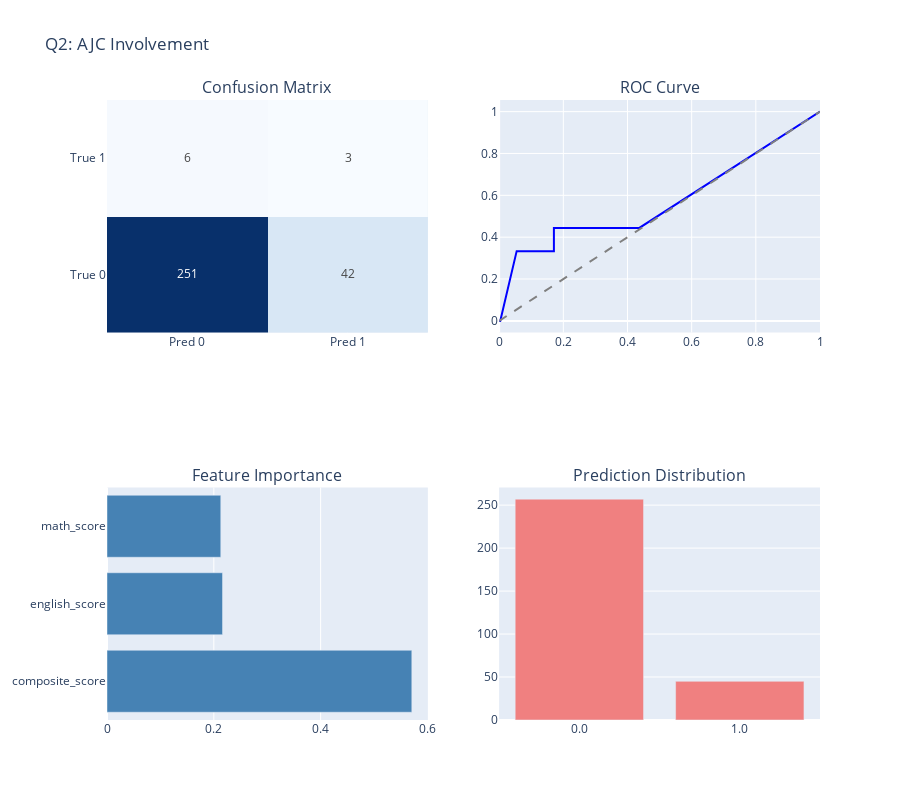

Notebook code for this chart:
### Markdown cell above
### Question 2: AJC Involvement

### Code cell
# Q2: AJC Involvement
print(f'\n============================================================')
print(f'Q2: AJC Involvement')
print(f'============================================================')

q2_data = student_summary[student_summary['math_score'].notna()].copy()
print(f'Data: {len(q2_data)} students')

if len(q2_data) > 20:
    X = q2_data[['math_score', 'english_score', 'composite_score']]
    y = q2_data['has_ajc_case']
    
    print(f'Target distribution: {y.value_counts().to_dict()}')
    
    # Check if we have multiple classes
    if len(y.unique()) < 2:
        print('⚠️ Only one class in target - cannot train classifier')
        q2_results = None
    else:
        # Train/test split
        X_train, X_test, y_train, y_test = train_test_split(
            X, y, test_size=0.2, random_state=42, stratify=y
        )
        
        # Scale
        scaler_q2 = StandardScaler()
        X_train_scaled = scaler_q2.fit_transform(X_train)
        X_test_scaled = scaler_q2.transform(X_test)
        
        # Train
        model_q2 = RandomForestClassifier(n_estimators=100, random_state=42, class_weight='balanced')
        model_q2.fit(X_train_scaled, y_train)
        
        # Predict
        y_pred = model_q2.predict(X_test_scaled)
        y_pred_proba = model_q2.predict_proba(X_test_scaled)
        
        # Handle single vs multi-class probability
        if y_pred_proba.shape[1] > 1:
            y_pred_proba_pos = y_pred_proba[:, 1]
        else:
            y_pred_proba_pos = y_pred_proba[:, 0]
        
        acc = accuracy_score(y_test, y_pred)
        print(f'\nAccuracy: {acc:.3f}')
        print(classification_report(y_test, y_pred))
        
        # Feature importance
        feat_imp = pd.DataFrame({'feature': ['math_score', 'english_score', 'composite_score'], 'importance': model_q2.feature_importances_})
        feat_imp = feat_imp.sort_values('importance', ascending=False)
        
        # === VISUALIZATIONS ===
        fig = make_subplots(
            rows=2, cols=2,
            subplot_titles=('Confusion Matrix', 'ROC Curve', 'Feature Importance', 'Prediction Distribution'),
            specs=[[{'type': 'heatmap'}, {'type': 'scatter'}],
                   [{'type': 'bar'}, {'type': 'bar'}]]
        )
        
        # 1. Confusion Matrix
        cm = confusion_matrix(y_test, y_pred)
        fig.add_trace(
            go.Heatmap(z=cm, x=['Pred 0', 'Pred 1'], y=['True 0', 'True 1'],
                       colorscale='Blues', showscale=False, text=cm, texttemplate='%{text}'),
            row=1, col=1
        )
        
        # 2. ROC Curve (only if binary classification)
        if len(model_q2.classes_) == 2:
            fpr, tpr, _ = roc_curve(y_test, y_pred_proba_pos)
            roc_auc = auc(fpr, tpr)
            fig.add_trace(
                go.Scatter(x=fpr, y=tpr, name=f'AUC={roc_auc:.3f}', mode='lines',
                           line=dict(color='blue', width=2)),
                row=1, col=2
            )
            fig.add_trace(
                go.Scatter(x=[0, 1], y=[0, 1], name='Random', mode='lines',
                           line=dict(dash='dash', color='gray')),
                row=1, col=2
            )
        else:
            roc_auc = 0
        
        # 3. Feature Importance
        fig.add_trace(
            go.Bar(x=feat_imp['importance'], y=feat_imp['feature'], orientation='h',
                   marker=dict(color='steelblue')),
            row=2, col=1
        )
        
        # 4. Prediction Distribution
        pred_counts = pd.Series(y_pred).value_counts().sort_index()
        fig.add_trace(
            go.Bar(x=pred_counts.index.astype(str), y=pred_counts.values,
                   marker=dict(color='lightcoral')),
            row=2, col=2
        )
        
        fig.update_layout(height=800, title_text=f'Q2: AJC Involvement', showlegend=False)
        fig.show()
        
        # Store results
        q2_results = {
            'accuracy': acc,
            'auc': roc_auc,
            'model': model_q2,
            'scaler': scaler_q2,
            'features': ['math_score', 'english_score', 'composite_score']
        }
else:
    print('⚠️ Insufficient data')
    q2_results = None

### Figure 1 — Plotly figure (JSON) as saved in the notebook; plotly's stock layout.template omitted (floating-point values rounded to 4 significant figures)
{"data": [{"colorscale": [[0, "rgb(247,251,255)"], [0.125, "rgb(222,235,247)"], [0.25, "rgb(198,219,239)"], [0.375, "rgb(158,202,225)"], [0.5, "rgb(107,174,214)"], [0.625, "rgb(66,146,198)"], [0.75, "rgb(33,113,181)"], [0.875, "rgb(8,81,156)"], [1, "rgb(8,48,107)"]], "showscale": false, "text": [[251, 42], [6, 3]], "texttemplate": "%{text}", "type": "heatmap", "x": ["Pred 0", "Pred 1"], "xaxis": "x", "y": ["True 0", "True 1"], "yaxis": "y", "z": [[251, 42], [6, 3]]}, {"line": {"color": "blue", "width": 2}, "mode": "lines", "name": "AUC=0.572", "type": "scatter", "x": [0.0, 0.003413, 0.05461, 0.06143, 0.07167, 0.0785, 0.08874, 0.09215, 0.1092, 0.1229, 0.1433, 0.1502, 0.1672, 0.1706, 0.1706, 0.1741, 0.2491, 0.2765, 0.3515, 0.3652, 0.372, 0.3788, 0.3857, 0.3891, 0.4027, 0.4061, 0.413, 0.4164, 0.43, 0.4369, 1.0], "xaxis": "x2", "y": [0.0, 0.0, 0.3333, 0.3333, 0.3333, 0.3333, 0.3333, 0.3333, 0.3333, 0.3333, 0.3333, 0.3333, 0.3333, 0.3333, 0.4444, 0.4444, 0.4444, 0.4444, 0.4444, 0.4444, 0.4444, 0.4444, 0.4444, 0.4444, 0.4444, 0.4444, 0.4444, 0.4444, 0.4444, 0.4444, 1.0], "yaxis": "y2"}, {"line": {"color": "gray", "dash": "dash"}, "mode": "lines", "name": "Random", "type": "scatter", "x": [0, 1], "xaxis": "x2", "y": [0, 1], "yaxis": "y2"}, {"marker": {"color": "steelblue"}, "orientation": "h", "type": "bar", "x": [0.5707, 0.2163, 0.213], "xaxis": "x3", "y": ["composite_score", "english_score", "math_score"], "yaxis": "y3"}, {"marker": {"color": "lightcoral"}, "type": "bar", "x": ["0.0", "1.0"], "xaxis": "x4", "y": [257, 45], "yaxis": "y4"}], "layout": {"annotations": [{"font": {"size": 16}, "showarrow": false, "text": "Confusion Matrix", "x": 0.225, "xanchor": "center", "xref": "paper", "y": 1, "yanchor": "bottom", "yref": "paper"}, {"font": {"size": 16}, "showarrow": false, "text": "ROC Curve", "x": 0.775, "xanchor": "center", "xref": "paper", "y": 1, "yanchor": "bottom", "yref": "paper"}, {"font": {"size": 16}, "showarrow": false, "text": "Feature Importance", "x": 0.225, "xanchor": "center", "xref": "paper", "y": 0.375, "yanchor": "bottom", "yref": "paper"}, {"font": {"size": 16}, "showarrow": false, "text": "Prediction Distribution", "x": 0.775, "xanchor": "center", "xref": "paper", "y": 0.375, "yanchor": "bottom", "yref": "paper"}], "height": 800, "showlegend": false, "title": {"text": "Q2: AJC Involvement"}, "xaxis": {"anchor": "y", "domain": [0, 0.45]}, "xaxis2": {"anchor": "y2", "domain": [0.55, 1]}, "xaxis3": {"anchor": "y3", "domain": [0, 0.45]}, "xaxis4": {"anchor": "y4", "domain": [0.55, 1]}, "yaxis": {"anchor": "x", "domain": [0.625, 1]}, "yaxis2": {"anchor": "x2", "domain": [0.625, 1]}, "yaxis3": {"anchor": "x3", "domain": [0, 0.375]}, "yaxis4": {"anchor": "x4", "domain": [0, 0.375]}}}
